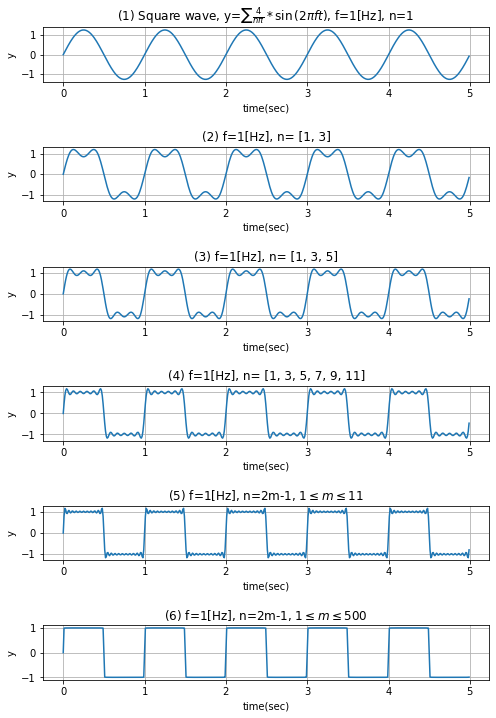

The script that drew this image:
# Instructions
# Generate timedata from 0 to 5, 0.01 sec step
# def sinewave(). Input argument should be timedata, amplitude, frequency, phase and baseline, return y=sine()
# def squarewave(). Input argument shoudl be timedata, n_array, amplitue, frequency, phase and base. return y=squarewave()
# compute square wave where, [Amp, frequency, phase, baseline] = [1, 1(Hz), 0(deg)), 0]. 
# Equasion of square wave is shown in the attached pdf.
# (1)n array =1
# (2)n array =1,3
# (3)n array =1,3,5
# (4)n array =1~11
# (5)n array =1~21
# (6)n array =1~999
# n: odd number

# plot them in each subplot
# Set axes labels, ticks accordingly (refer attached pdf file)
# Save figure as 'Task05-2_Suarewave_Yourname.pdf'
# Submit both your source code and figure pdf file

#%%
import numpy as np
import matplotlib.pyplot as plt

timedata = np.arange(0, 5, 0.01)
AMP, FREQ, PHASE, BASELINE = 1, 1, 0, 0

# 指定されたサイズの配列を生成
def generate_n_array(size):
    arr = [2*i - 1 for i in range(1, size+1)]   # 要素の値は1以上の奇数
    return arr

# sin波
def sinewave(timedata, amp, freq, phase, baseline):
    phase_rad = phase*np.pi/180     # 位相
    omega = 2*np.pi*freq            # 角周波数
    y = amp * np.sin(omega * timedata - phase_rad) + baseline
    return y

# 矩形波
def squarewave(timedata, n_array, amp, freq, phase, baseline):
    y = 0
    for i in range(len(n_array)):
        y += 4/(n_array[i]*np.pi) * sinewave(timedata, amp, freq*n_array[i], phase, baseline)     # sin波の合算
    return y

# ---------------------------< data plot >----------------------------
fig = plt.figure(figsize=(8,12))
plt.subplots_adjust(hspace=1.2)

n_array = generate_n_array(1)
ax1 = plt.subplot(6,1,1)
ax1.set_title('(1) Square wave, y=$\sum{\\frac{4}{n\pi} * \sin{(2\pi ft)}}$, f=1[Hz], n=1')
ax1.set_xlabel('time(sec)')
ax1.set_ylabel('y')
ax1.grid()
ax1.plot(timedata, squarewave(timedata, n_array, AMP, FREQ, PHASE, BASELINE))

n_array = generate_n_array(2)
ax2 = plt.subplot(6,1,2)
ax2.set_title('(2) f=1[Hz], n= ' + str(n_array))
ax2.set_xlabel('time(sec)')
ax2.set_ylabel('y')
ax2.grid()
ax2.plot(timedata, squarewave(timedata, n_array, AMP, FREQ, PHASE, BASELINE))

n_array = generate_n_array(3)
ax3 = plt.subplot(6,1,3)
ax3.set_title('(3) f=1[Hz], n= ' + str(n_array))
ax3.set_xlabel('time(sec)')
ax3.set_ylabel('y')
ax3.grid()
ax3.plot(timedata, squarewave(timedata, n_array, AMP, FREQ, PHASE, BASELINE))

n_array = generate_n_array(6)
ax4 = plt.subplot(6,1,4)
ax4.set_title('(4) f=1[Hz], n= ' + str(n_array))
ax4.set_xlabel('time(sec)')
ax4.set_ylabel('y')
ax4.grid()
ax4.plot(timedata, squarewave(timedata, n_array, AMP, FREQ, PHASE, BASELINE))

n_array = generate_n_array(11)
ax5 = plt.subplot(6,1,5)
ax5.set_title('(5) f=1[Hz], n=2m-1, $1 \leq m \leq 11$')
ax5.set_xlabel('time(sec)')
ax5.set_ylabel('y')
ax5.grid()
ax5.plot(timedata, squarewave(timedata, n_array, AMP, FREQ, PHASE, BASELINE))

n_array = generate_n_array(500)
ax6 = plt.subplot(6,1,6)
ax6.set_title('(6) f=1[Hz], n=2m-1, $1 \leq m \leq 500$')
ax6.set_xlabel('time(sec)')
ax6.set_ylabel('y')
ax6.grid()
ax6.plot(timedata, squarewave(timedata, n_array, AMP, FREQ, PHASE, BASELINE))
# ------------------------------------------------------------------------
# %%
